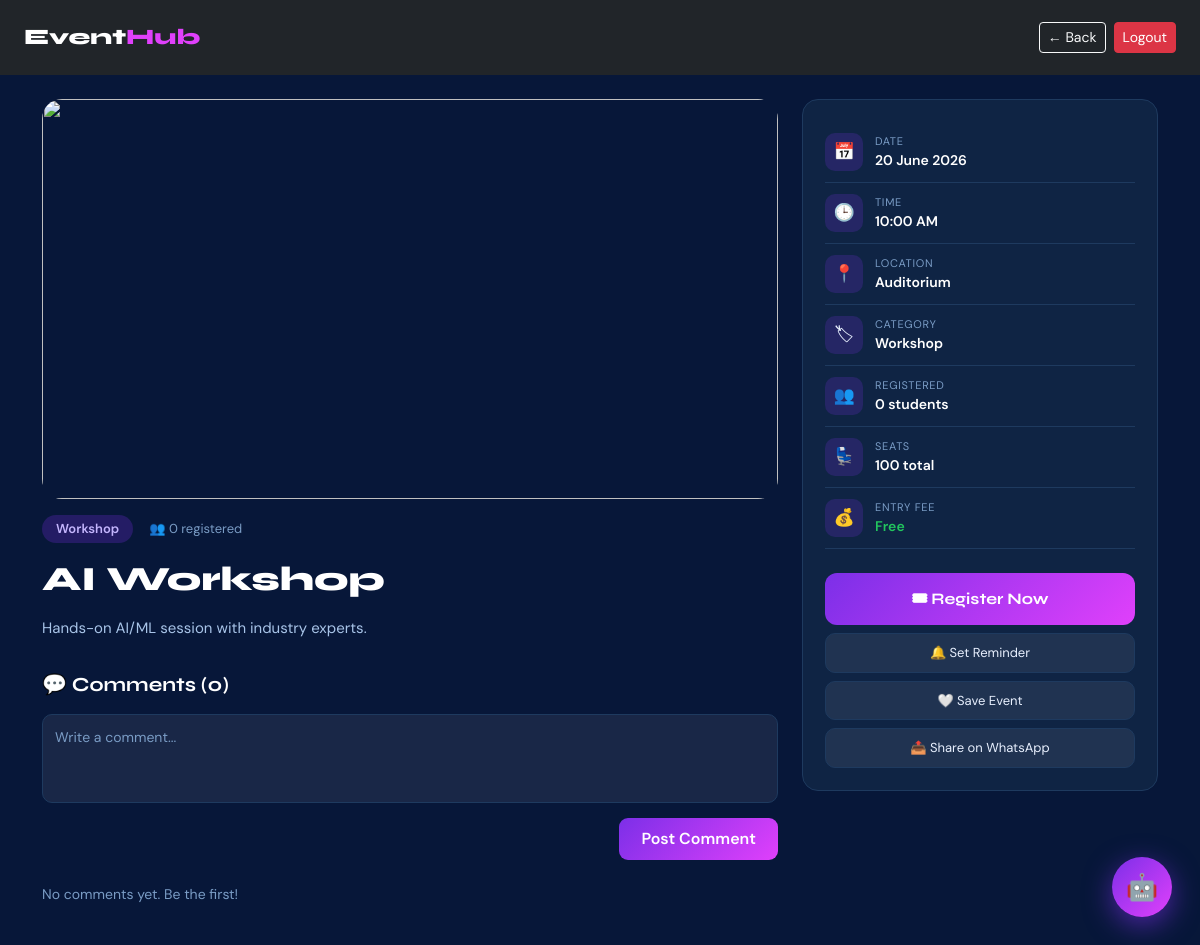
Page /event/1 (signed in) on the committed database.
### tables this page shows
CREATE TABLE events(
        id INTEGER PRIMARY KEY AUTOINCREMENT,
        title TEXT, date TEXT, time TEXT, location TEXT,
        image TEXT, category TEXT,
        description TEXT DEFAULT '',
        seats INTEGER DEFAULT 100,
        fee INTEGER DEFAULT 0);

### app.py (the view)
@app.route("/event/<int:event_id>")
@login_required
def event_details(event_id):
    conn = get_connection(); cur = conn.cursor()
    cur.execute("SELECT * FROM events WHERE id=?", (event_id,))
    event = cur.fetchone()
    cur.execute("SELECT COUNT(*) FROM registrations WHERE event_id=?", (event_id,))
    reg_count = cur.fetchone()[0]
    cur.execute("""SELECT f.*, u.name as uname FROM feedback f
                   LEFT JOIN users u ON f.user_name=u.name
                   WHERE f.event_id=? ORDER BY f.id DESC""", (event_id,))
    reviews = cur.fetchall()
    cur.execute("SELECT * FROM comments WHERE event_id=? ORDER BY id DESC", (event_id,))
    comments = cur.fetchall()
    cur.execute("SELECT id FROM registrations WHERE event_id=? AND registered_by=?",
                (event_id, session.get("user","")))
    existing_reg = cur.fetchone()
    reg_id = existing_reg["id"] if existing_reg else None
    conn.close()
    if not event: return "Event not found", 404
    return render_template("event_details.html", event=event, reg_count=reg_count,
                           reviews=reviews, comments=comments, reg_id=reg_id)

### app.py (called while the page is built)
def event_image_url(event):
    img = (event["image"] or "").strip()
    if img:
        path = os.path.join("static","uploads",img)
        if os.path.exists(path):
            return url_for("static", filename="uploads/"+img)
    return CATEGORY_IMAGES.get(event["category"] or "default", CATEGORY_IMAGES["default"])

def login_required(f):
    from functools import wraps
    @wraps(f)
    def decorated(*a, **kw):
        if "user" not in session:
            return redirect(url_for("login"))
        return f(*a, **kw)
    return decorated

### database.py (called while the page is built)
def get_connection():
    conn = sqlite3.connect(DB_PATH)
    conn.row_factory = sqlite3.Row
    return conn

### templates/event_details.html (shortened to what this page needs)
<!DOCTYPE html>
<html lang="en">
<head>
<link href="https://cdn.jsdelivr.net/npm/bootstrap@5.3.3/dist/css/bootstrap.min.css" rel="stylesheet">
</head>
<body>
<nav class="navbar navbar-dark bg-dark px-4 py-3 sticky-top">
  <a class="navbar-brand" href="/">Event<span>Hub</span></a>
  <div class="d-flex gap-2">
    <a href="/" class="btn btn-outline-light btn-sm">← Back</a>
    <a href="/logout" class="btn btn-danger btn-sm">Logout</a>
  </div>
</nav>
<div class="container py-4">
  <div class="row g-4">
    <div class="col-lg-8">
      <img src="{{ event_image_url(event) }}" class="hero-img"
           onerror="this.src='https://images.unsplash.com/photo-1492684223066-81342ee5ff30?w=800'">
      <div class="mt-3 d-flex align-items-center gap-3 flex-wrap">
        <span class="badge-cat">{{ event['category'] }}</span>
        <span style="color:#7a9cc5;font-size:13px;">👥 {{ reg_count }} registered</span>
      </div>
      <h1 class="event-title">{{ event['title'] }}</h1>
      {% if event['description'] %}
      <p class="desc">{{ event['description'] }}</p>
      {% endif %}
      <div class="section-title">💬 Comments ({{ comments|length if comments else 0 }})</div>
      <div class="comment-form mb-4">
        <form method="POST" action="/event/{{ event['id'] }}/comment">
          <textarea name="comment" rows="3" placeholder="Write a comment..." required></textarea>
          <div class="d-flex justify-content-end mt-2">
            <button type="submit" class="btn-comment">Post Comment</button>
          </div>
        </form>
      </div>
      {% if comments %}
        {% for c in comments %}
        <div class="comment-card">
          <div class="d-flex justify-content-between align-items-start">
            <div>
              <span class="comment-user">{{ c.user_name }}</span>
              <span class="comment-time ms-2">{{ c.created_at }}</span>
            </div>
            {% if session.get('admin') %}
            <a href="/comment/delete/{{ c.id }}" class="btn btn-sm btn-outline-danger py-0 px-2"
               onclick="return confirm('Delete this comment?')" style="font-size:11px;">🗑</a>
            {% endif %}
          </div>
          <p class="comment-text">{{ c.comment }}</p>
        </div>
        {% endfor %}
      {% else %}
        <p style="color:#7a9cc5;font-size:14px;">No comments yet. Be the first!</p>
      {% endif %}
    </div>
    <div class="col-lg-4">
      <div class="info-card">
        <div class="info-row"><div class="info-icon">📅</div><div><div class="info-label">Date</div><div class="info-val">{{ event['date'] }}</div></div></div>
        <div class="info-row"><div class="info-icon">🕒</div><div><div class="info-label">Time</div><div class="info-val">{{ event['time'] }}</div></div></div>
        <div class="info-row"><div class="info-icon">📍</div><div><div class="info-label">Location</div><div class="info-val">{{ event['location'] }}</div></div></div>
        <div class="info-row"><div class="info-icon">🏷</div><div><div class="info-label">Category</div><div class="info-val">{{ event['category'] }}</div></div></div>
        <div class="info-row"><div class="info-icon">👥</div><div><div class="info-label">Registered</div><div class="info-val">{{ reg_count }} students</div></div></div>
        {% if event['seats'] %}
        <div class="info-row"><div class="info-icon">💺</div><div><div class="info-label">Seats</div><div class="info-val">{{ event['seats'] }} total</div></div></div>
        {% endif %}
        <div class="info-row">
          <div class="info-icon">💰</div>
          <div>
            <div class="info-label">Entry Fee</div>
            {% if event['fee'] and event['fee']|int > 0 %}
            <div class="info-val">₹{{ event['fee'] }}</div>
            {% else %}
            <div class="info-val" style="color:#22c55e;">Free</div>
            {% endif %}
          </div>
        </div>
        <div class="mt-4 d-flex flex-column gap-2">
          <a href="/register_event/{{ event['id'] }}" class="btn-register" id="regBtn">🎟 Register Now</a>
          <button class="btn-action" id="remBtn" onclick="toggleReminder({{ event['id'] }}, this)">
            🔔 Set Reminder
          </button>
          <button class="btn-action" id="wishBtn" onclick="toggleWish({{ event['id'] }}, this)">
            🤍 Save Event
          </button>
          <a href="https://wa.me/?text=Join {{ event['title'] }} on {{ event['date'] }} at {{ event['location'] }}!" target="_blank" class="btn-action">
            📤 Share on WhatsApp
          </a>
        </div>
      </div>
    </div>
  </div>
</div>
{% include 'chatbot.html' %}
</body>
</html>

### templates/event_details.html (style rules this page uses)
body { background:#071739;color:#e8f0fe;font-family:'DM Sans',sans-serif; }
.navbar-brand { font-family:'Syne',sans-serif;font-size:22px;font-weight:800;color:#fff; }
.navbar-brand span { color:#e040fb; }
.hero-img { width:100%;height:400px;object-fit:cover;border-radius:20px; }
.event-title { font-family:'Syne',sans-serif;font-size:34px;font-weight:800;color:#fff;margin:16px 0 8px; }
.badge-cat { background:rgba(124,47,232,.25);color:#c4b5fd;border-radius:20px;padding:4px 14px;font-size:13px;font-weight:600; }
.desc { color:#a8c4e8;line-height:1.75;font-size:15px;margin-top:16px; }
.info-card { background:#0f2444;border:1px solid #1e3a5f;border-radius:16px;padding:22px;position:sticky;top:80px; }
.info-row { display:flex;align-items:center;gap:12px;padding:11px 0;border-bottom:1px solid #1e3a5f; }
.info-icon { width:38px;height:38px;border-radius:10px;background:rgba(124,47,232,.2);display:flex;align-items:center;justify-content:center;font-size:17px;flex-shrink:0; }
.info-label { font-size:11px;color:#7a9cc5;text-transform:uppercase;letter-spacing:.7px; }
.info-val { font-size:14px;font-weight:600;color:#fff; }
.btn-register { background:linear-gradient(135deg,#7c2fe8,#e040fb);border:none;color:#fff;border-radius:12px;padding:14px;font-size:16px;font-weight:700;width:100%;transition:.2s;font-family:'Syne',sans-serif;cursor:pointer;text-decoration:none;display:block;text-align:center; }
.btn-action { background:rgba(255,255,255,.07);border:1px solid #1e3a5f;color:#e8f0fe;border-radius:10px;padding:9px 14px;font-size:13px;cursor:pointer;transition:.2s;width:100%;display:flex;align-items:center;justify-content:center;gap:6px;text-decoration:none; }
.section-title { font-family:'Syne',sans-serif;font-size:20px;font-weight:700;color:#fff;margin:28px 0 14px; }
.comment-form textarea { background:rgba(255,255,255,.07);border:1px solid #1e3a5f;color:#fff;border-radius:10px;padding:12px;width:100%;font-family:'DM Sans',sans-serif;font-size:14px;resize:none;outline:none; }
.comment-form textarea::placeholder { color:#7a9cc5; }
.btn-comment { background:linear-gradient(135deg,#7c2fe8,#e040fb);border:none;color:#fff;border-radius:9px;padding:9px 22px;font-weight:600;cursor:pointer;transition:.2s; }

### rows in the picture
events: category "Workshop", title "AI Workshop", description "Hands-on AI/ML session with industry experts.", date "20 June 2026", time "10:00 AM", location "Auditorium", seats "100"

### other values in the picture
{{ reg_count }} "0"
{{ comments|length if comments else 0 }} "0"
